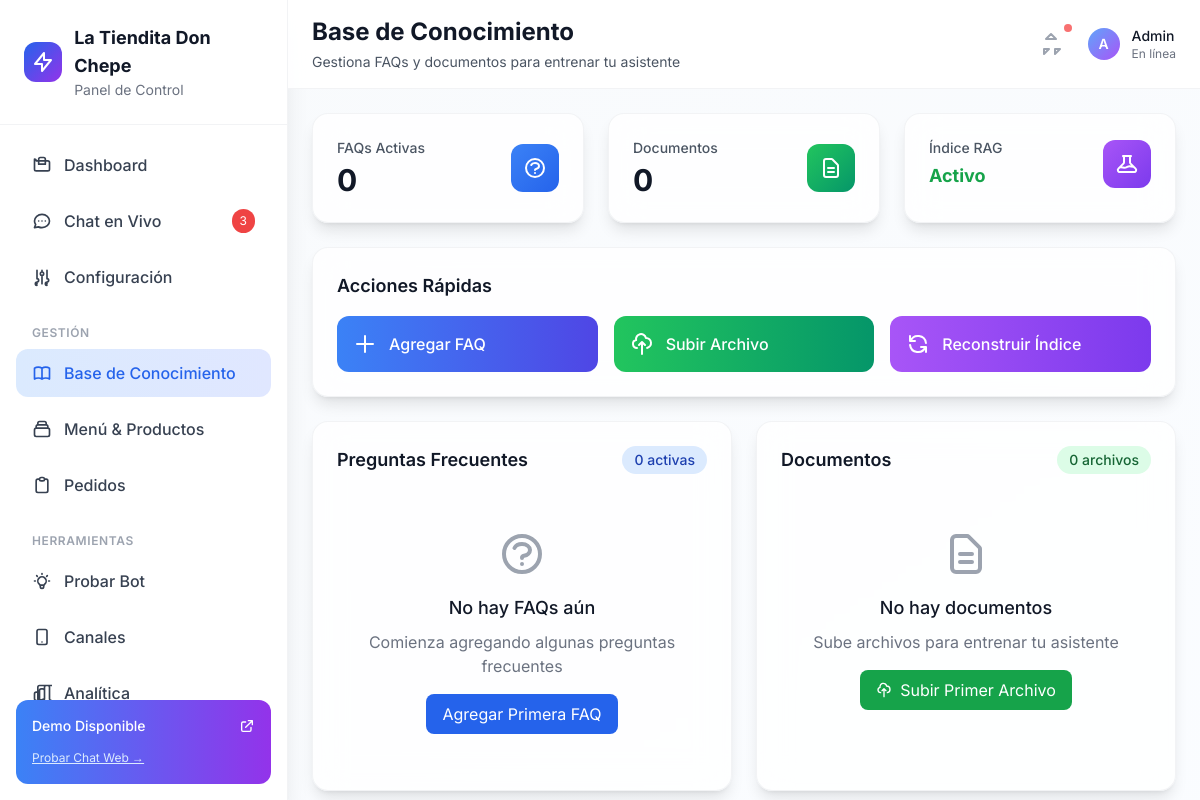
The page /admin/knowledge on the database as committed earlier.
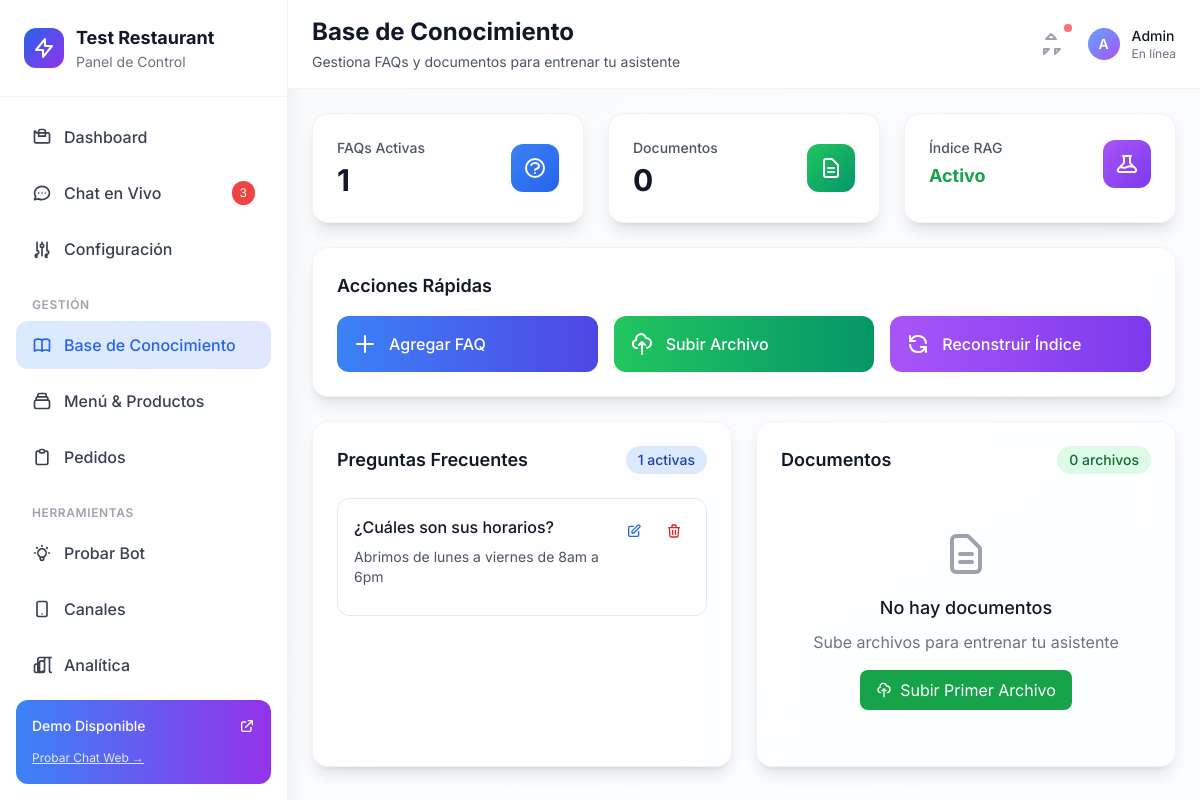
The same page on the database as committed later.
### app/db/models.py (models this page shows)
class Setting(SQLModel, table=True):
    id: Optional[int] = Field(default=None, primary_key=True)
    key: str = Field(unique=True)
    value: Optional[str] = None
    category: str = "general"  # business, ai, channels, etc.
    is_secret: bool = False  # Para API keys y passwords
    created_at: datetime = Field(default_factory=datetime.utcnow)
    updated_at: Optional[datetime] = None

class FAQ(SQLModel, table=True):
    id: Optional[int] = Field(default=None, primary_key=True)
    question: str
    answer: str
    tags: Optional[str] = None
    active: bool = True
    created_at: datetime = Field(default_factory=datetime.utcnow)

### app/routes/ui.py (the view)
@router.get("/admin/knowledge", response_class=HTMLResponse)
async def knowledge_management(request: Request, session: Session = Depends(get_session)):
    faq_repo = FAQRepo(session)
    doc_repo = DocRepo(session)
    faqs = faq_repo.get_all()
    docs = doc_repo.get_all()
    return templates.TemplateResponse(
        "admin/knowledge_modern.html",
        {"request": request, "config": get_dynamic_config(), "faqs": faqs, "docs": docs}
    )

### app/templates/admin/knowledge_modern.html (shortened to what the changed rows need)
{% extends "base_modern.html" %}
{% block page_title %}Base de Conocimiento{% endblock %}
{% block content %}
<div class="p-6 space-y-6">
    <div class="grid grid-cols-1 md:grid-cols-3 gap-6">
        <div class="bg-white/80 backdrop-blur-lg rounded-2xl p-6 border border-gray-200/50 shadow-lg">
            <div class="flex items-center justify-between">
                <div>
                    <p class="text-sm font-medium text-gray-600 mb-1">FAQs Activas</p>
                    <p class="text-3xl font-bold text-gray-900">{{ faqs | length }}</p>
                </div>
            </div>
        </div>
    </div>
    <div class="grid grid-cols-1 lg:grid-cols-2 gap-6">
        <div class="bg-white/80 backdrop-blur-lg rounded-2xl p-6 border border-gray-200/50 shadow-lg">
            <div class="flex items-center justify-between mb-6">
                <h3 class="text-lg font-semibold text-gray-900">Preguntas Frecuentes</h3>
                <span class="bg-blue-100 text-blue-800 text-sm font-medium px-3 py-1 rounded-full">{{ faqs | length }} activas</span>
            </div>
            <div class="space-y-4 max-h-96 overflow-y-auto">
                {% if faqs %}
                    {% for faq in faqs %}
                    <div class="p-4 border border-gray-200 rounded-xl hover:border-blue-300 transition-colors">
                        <div class="flex items-start justify-between">
                            <div class="flex-1">
                                <h4 class="font-medium text-gray-900 mb-2">{{ faq.question }}</h4>
                                <p class="text-sm text-gray-600 mb-3">{{ faq.answer }}</p>
                            </div>
                            <div class="flex items-center space-x-2 ml-4">
                                <button onclick="editFAQ({{ faq.id }}, '{{ faq.question }}', '{{ faq.answer }}', '{{ faq.tags or '' }}')"
                                        class="p-2 text-blue-600 hover:bg-blue-50 rounded-lg transition-colors">
                                    <svg class="w-4 h-4" fill="none" stroke="currentColor" viewBox="0 0 24 24">
                                        <path stroke-linecap="round" stroke-linejoin="round" stroke-width="2" d="M11 5H6a2 2 0 00-2 2v11a2 2 0 002 2h11a2 2 0 002-2v-5m-1.414-9.414a2 2 0 112.828 2.828L11.828 15H9v-2.828l8.586-8.586z"></path>
                                    </svg>
                                </button>
                                <button onclick="deleteFAQ({{ faq.id }})"
                                        class="p-2 text-red-600 hover:bg-red-50 rounded-lg transition-colors">
                                    <svg class="w-4 h-4" fill="none" stroke="currentColor" viewBox="0 0 24 24">
                                        <path stroke-linecap="round" stroke-linejoin="round" stroke-width="2" d="M19 7l-.867 12.142A2 2 0 0116.138 21H7.862a2 2 0 01-1.995-1.858L5 7m5 4v6m4-6v6m1-10V4a1 1 0 00-1-1h-4a1 1 0 00-1 1v3M4 7h16"></path>
                                    </svg>
                                </button>
                            </div>
                        </div>
                    </div>
                    {% endfor %}
                {% else %}
                <div class="text-center py-8">
                    <h3 class="text-lg font-medium text-gray-900 mb-2">No hay FAQs aún</h3>
                    <p class="text-gray-500 mb-4">Comienza agregando algunas preguntas frecuentes</p>
                    <button onclick="openAddFAQModal()" class="bg-blue-600 text-white px-4 py-2 rounded-lg hover:bg-blue-700">
                        Agregar Primera FAQ
                    </button>
                </div>
                {% endif %}
            </div>
        </div>
    </div>
</div>
{% endblock %}

### app/templates/base_modern.html (shortened to what the changed rows need)
<!DOCTYPE html>
<html lang="es">
<head>
    <script src="https://cdn.tailwindcss.com"></script>
</head>
<body class="bg-gradient-to-br from-slate-50 to-blue-50/30 min-h-screen font-sans">
    <div class="flex h-screen">
        <nav class="w-72 bg-white/90 backdrop-blur-lg shadow-xl border-r border-gray-200/50">
            <div class="p-6 border-b border-gray-200/50">
                <div class="flex items-center space-x-3">
                    <div>
                        <h1 class="text-lg font-bold text-gray-900">{{ config.business.name }}</h1>
                        <p class="text-sm text-gray-500">Panel de Control</p>
                    </div>
                </div>
            </div>
        </nav>
        <main class="flex-1 flex flex-col overflow-hidden">
            <header class="bg-white/90 backdrop-blur-lg border-b border-gray-200/50 px-6 py-4">
                <div class="flex items-center justify-between">
                    <div>
                        <h2 class="text-2xl font-bold text-gray-900">{% block page_title %}{% endblock %}</h2>
                    </div>
                </div>
            </header>
            <div class="flex-1 overflow-auto">
                {% block content %}{% endblock %}
            </div>
        </main>
    </div>
</body>
</html>

Rows that differ between the two databases and show on the page:
now on this page (row unchanged): Setting: business.name "Test Restaurant"
added FAQ: question "¿Cuáles son sus horarios?", answer "Abrimos de lunes a viernes de 8am a 6pm"
Other text that changed with them:
{{ faqs | length }}: "0" → "1"
{{ config.business.name }}: "La Tiendita Don Chepe" → (not shown)
text no longer shown: "No hay FAQs aún Comienza agregando algunas preguntas frecuentes Agregar Primera FAQ"
